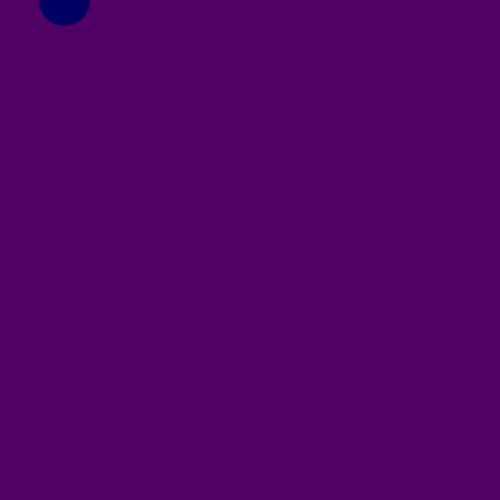
Frame 1 (no input)
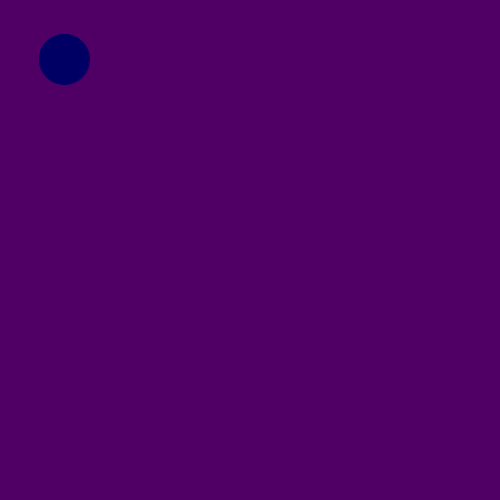
Frame 60 (the mouse pressed at the canvas centre just before this capture)
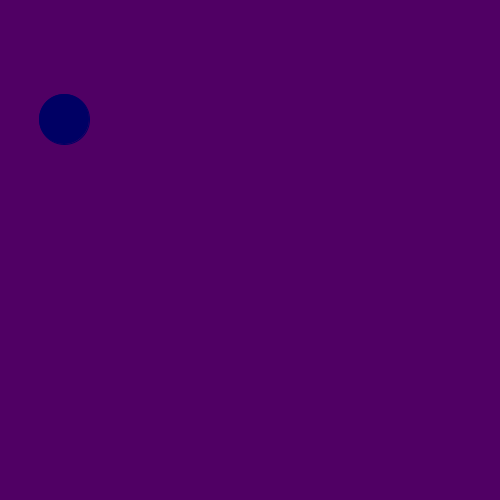
Frame 120 (the mouse held since frame 60 and released just before this capture)

The Processing sketch that drew these frames (run headless with seeded random() and noise(); from frame 60 on, the mouse is pressed at the canvas centre):

// Processing sketch: sketch_201204a
// ── sketch_201204a.pde
int cat = 0;
int rand = (int) random(width);

void setup(){
  size(500,500);
  
}

void draw(){
  background(80,0,100);
  fill(0,0,100);
    stroke(0,0,100);
    ellipse(rand, cat, 50,50);
    cat = cat + 1;
    
    if(cat == 500){
      cat = 0;
      
    }
  
}
